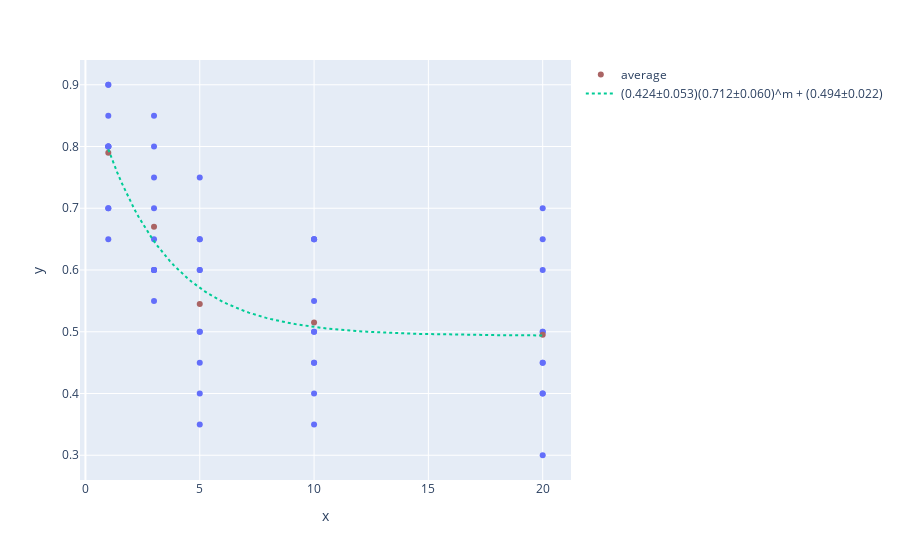

Notebook source saved alongside this figure:
### Code cell
from qibocal.protocols.characterization.RB.standard_rb import (
    StandardRBData,
    StandardRBParameters,
    aquire,
    extract,
    plot,
    setup_scan,
    aggregate,

)
niter = 10
nshots = 20
depths = [1,3,5,10,20]
nqubits = 1
qubits = [0]
noise_model = 'PauliErrorOnAll'


params = StandardRBParameters(nqubits, qubits, depths, niter, nshots, noise_model)
data = aquire(params, None, None)
result = extract(data)

list_figs, str_table = plot(data, result, None)
list_figs[0].show()
